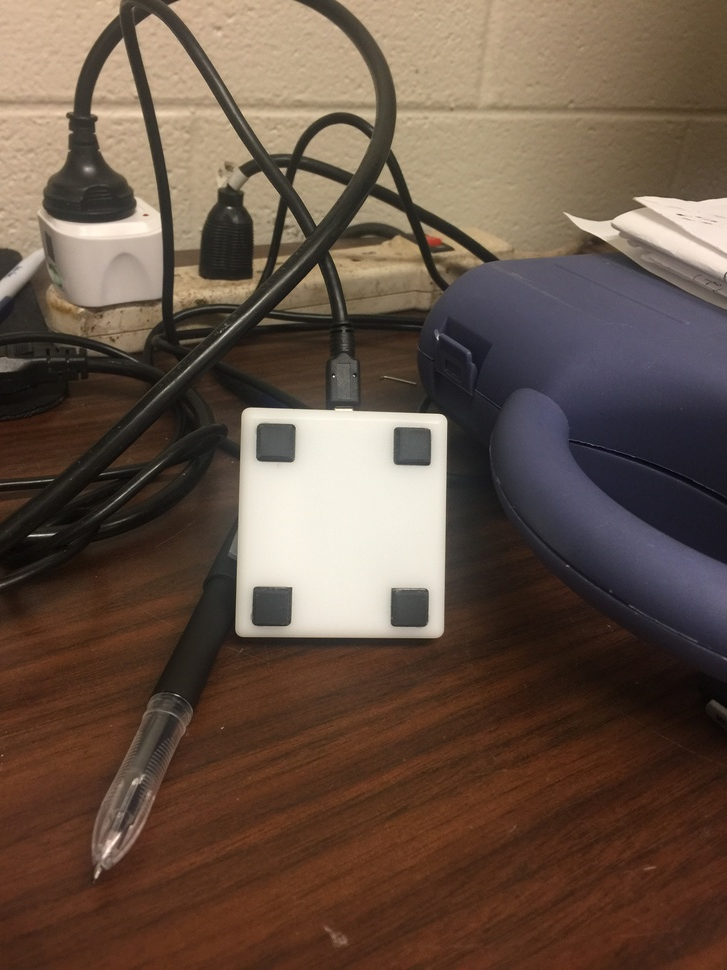
//> input picture 04.jpg, 727 x 970 px, shrunk from 2448 x 3264 before the run
$ ./连通区域   (built with g++ and OpenCV 4)
//> lines starting //> are read from the running program, lines starting //| are printed output that depends on the picture; after the words box and inside, x2 and y2 are one past the last pixel; in counts of white or black regions, pixels touching at a corner belong together
#include<iostream>
#include <opencv2/core/core.hpp>
#include <opencv2/highgui/highgui.hpp>
#include<imgproc/imgproc.hpp>

using namespace std;
using namespace cv;

int main() {

	Mat image = imread("04.jpg");
//> image is the input picture: 970 rows x 727 cols, CV_8UC3; mean B, G, R 69.8, 83, 102.2
	Mat grayImage;
	cvtColor(image, grayImage, CV_BGR2GRAY);
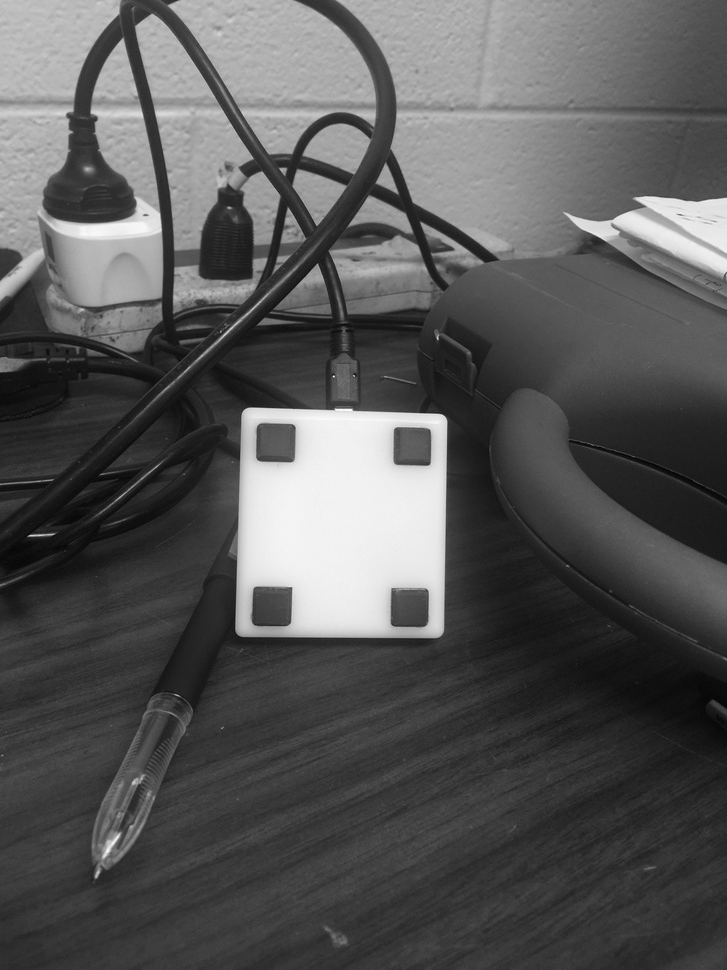
//> grayImage: 970 rows x 727 cols, CV_8UC1; min 2, max 254, mean 87.2
	//转换为二值图
	Mat binaryImage;
	threshold(grayImage, binaryImage, 90, 255, CV_THRESH_BINARY);
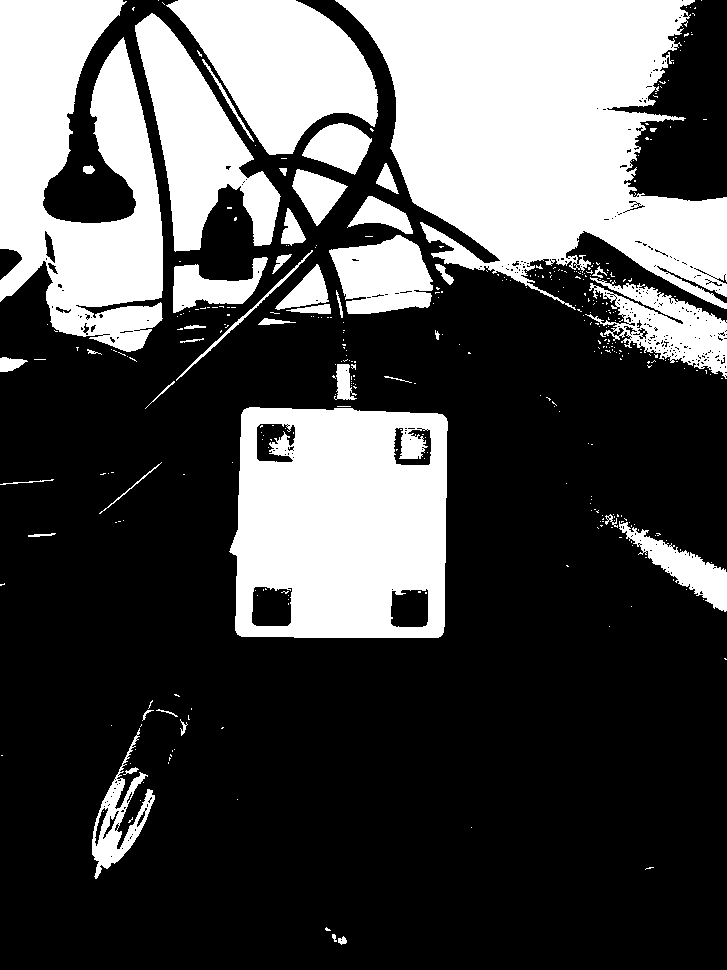
//> binaryImage: 970 rows x 727 cols, CV_8UC1; 31.3% white; 378 white regions (333 under 20 px), largest, box (x1, y1, x2, y2) and area: (335, 0, 727, 310) 72950, (229, 407, 448, 638) 43025, (0, 0, 163, 352) 38742

	//二值图 这里进行了像素反转，因为一般我们用255白色表示前景（物体），用0黑色表示背景
	Mat reverseBinaryImage;
	bitwise_not(binaryImage, reverseBinaryImage);
//> reverseBinaryImage: 970 rows x 727 cols, CV_8UC1; 68.7% white; 378 black regions (333 under 20 px)

	vector <vector<Point>>contours;
	findContours(reverseBinaryImage,
		contours,   //轮廓的数组
		CV_RETR_EXTERNAL,   //获取外轮廓
		CV_CHAIN_APPROX_NONE);  //获取每个轮廓的每个像素
//> contours = 228 contours, 220 with area under 20; largest, box (x1, y1, x2, y2) and area: (0, 0, 727, 970) 545892, (607, 0, 727, 201) 13871, (0, 249, 22, 280) 392, (657, 266, 727, 303) 140, (45, 231, 55, 263) 136, (48, 263, 58, 274) 32, (633, 328, 648, 339) 31, (56, 307, 71, 313) 23
								//在白色图像上绘制黑色轮廓
	Mat result(reverseBinaryImage.size(), CV_8U, Scalar(255));
	drawContours(result, contours,
		-1, //绘制所有轮廓
		Scalar(0),  //颜色为黑色
		2); //轮廓线的绘制宽度为2
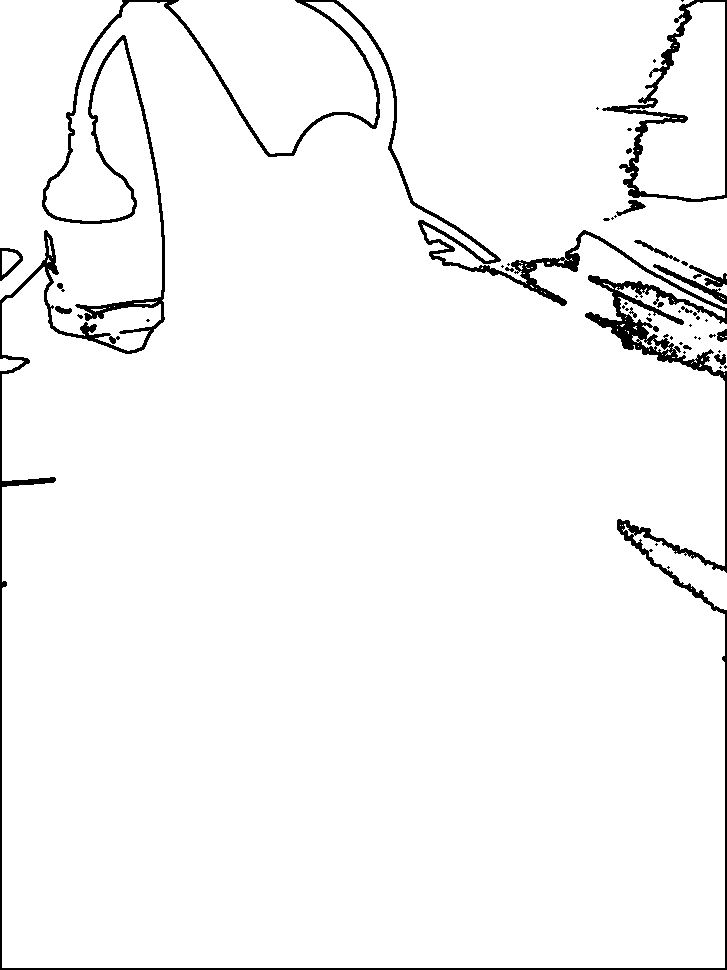
//> result: 970 rows x 727 cols, CV_8UC1; 96.4% white; 51 black regions (33 under 20 px)

	namedWindow("contours");
	imshow("contours", result);

	//移除过长或过短的轮廓
	int cmin = 100; //最小轮廓长度
	int cmax = 1000;    //最大轮廓
	vector<vector<Point>>::const_iterator itc = contours.begin();
	while (itc != contours.end())
	{
		if (itc->size() < cmin || itc->size() > cmax)
			itc = contours.erase(itc);
		else
			++itc;
	}
//> after the loop, contours = 2 contours; box (x1, y1, x2, y2) and area: (607, 0, 727, 201) 13871, (657, 266, 727, 303) 140

	//在白色图像上绘制黑色轮廓
	Mat result_erase(binaryImage.size(), CV_8U, Scalar(255));
	drawContours(result_erase, contours,
		-1, //绘制所有轮廓
		Scalar(0),  //颜色为黑色
		2); //轮廓线的绘制宽度为2
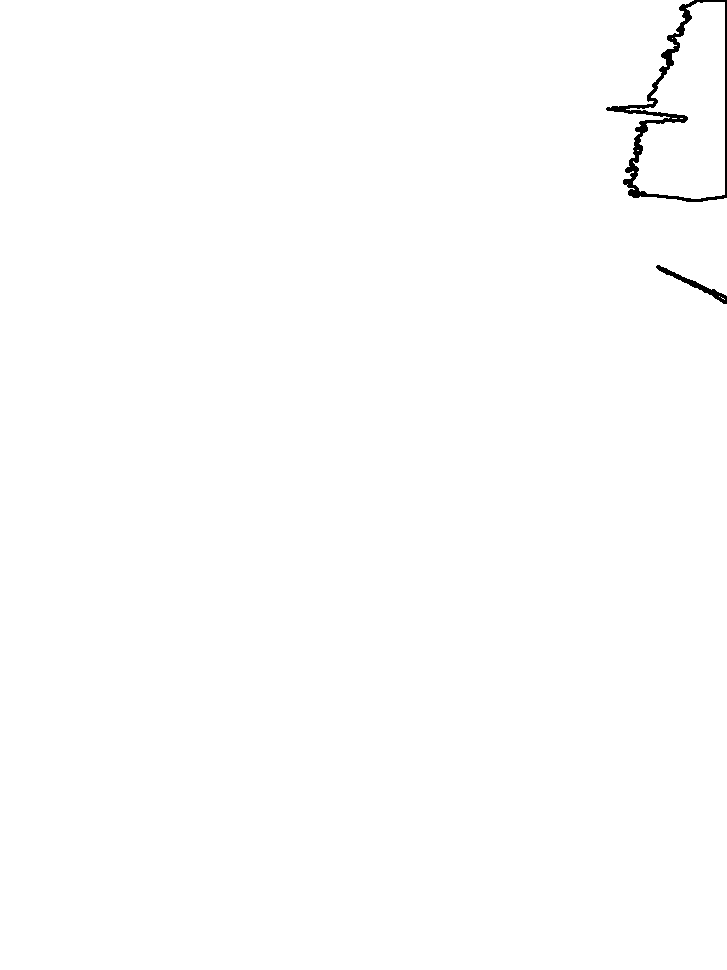
//> result_erase: 970 rows x 727 cols, CV_8UC1; 99.6% white; 2 black regions, box (x1, y1, x2, y2) and area: (606, 0, 727, 202) 2701, (656, 265, 727, 304) 430

	namedWindow("contours_erase",CV_WINDOW_NORMAL);
	imshow("contours_erase", result_erase);
	waitKey(0);
	return 0;
}

$ run again, with 02.jpg copied over 04.jpg
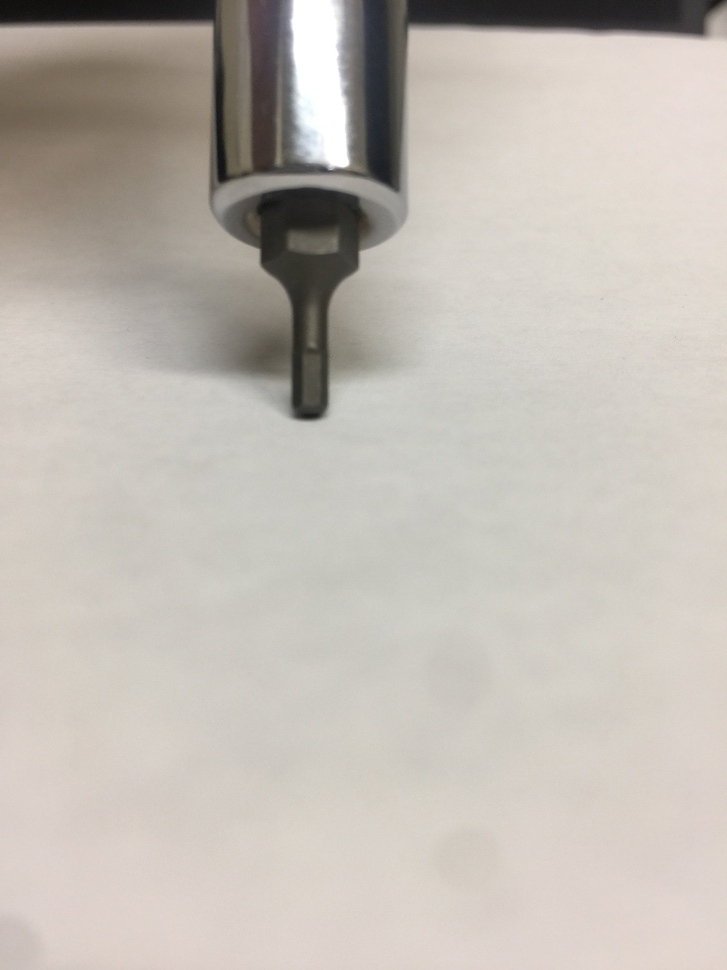
//> input picture 02.jpg, 727 x 970 px, shrunk from 2448 x 3264 before the run
//> image is the input picture: 970 rows x 727 cols, CV_8UC3; mean B, G, R 179.9, 187.4, 193.4
//> `threshold(grayImage, binaryImage, 90, 255, CV_THRESH_BINARY);`:
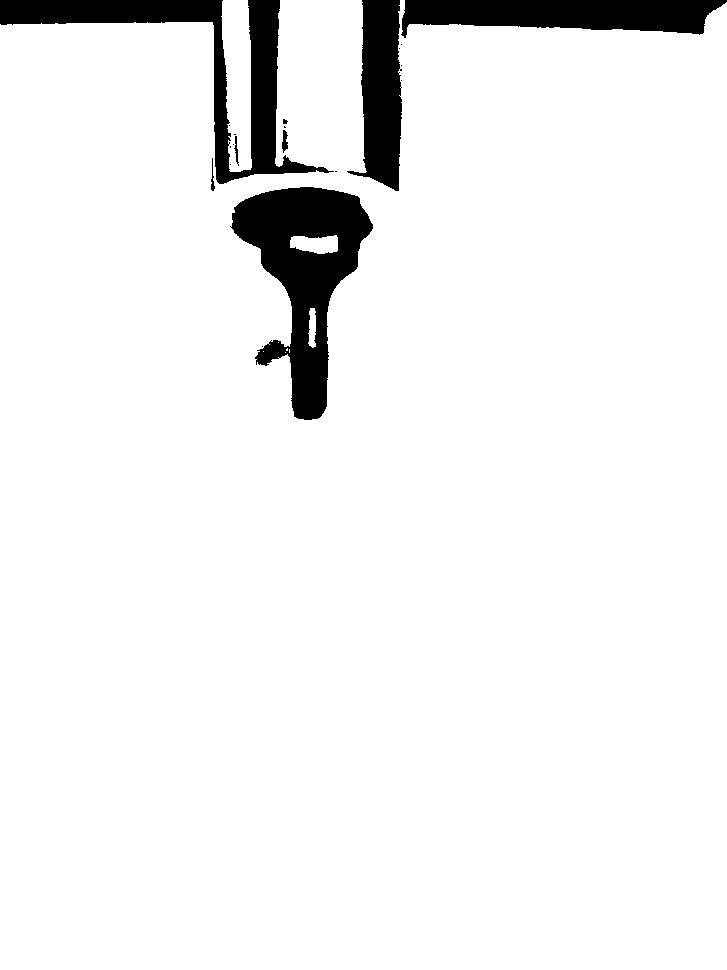
//> binaryImage: 970 rows x 727 cols, CV_8UC1; 93.9% white; 20 black regions (13 under 20 px), largest, box (x1, y1, x2, y2) and area: (230, 187, 373, 420) 14857, (0, 0, 334, 184) 12285, (401, 0, 727, 38) 8709
//> reverseBinaryImage: 970 rows x 727 cols, CV_8UC1; 6.1% white; 20 white regions (13 under 20 px)
//> `findContours(reverseBinaryImage, contours, CV_RETR_EXTERNAL, CV_CHAIN_..`: contours = 20 contours, 13 with area under 20; largest, box (x1, y1, x2, y2) and area: (230, 187, 373, 420) 15482, (0, 0, 334, 184) 11598, (401, 0, 727, 38) 8354, (347, 0, 402, 191) 6549, (282, 130, 288, 153) 66, (234, 136, 239, 166) 30, (211, 158, 215, 191) 24
//> result: 970 rows x 727 cols, CV_8UC1; 98.5% white; 4 black regions
//> the loop `while (itc != contours.end())` made 20 passes
//> after the loop `while (itc != contours.end())`: contours = 3 contours; box (x1, y1, x2, y2) and area: (230, 187, 373, 420) 15482, (401, 0, 727, 38) 8354, (347, 0, 402, 191) 6549
//> `drawContours(result_erase, contours, -1, Scalar(0), 2);`:
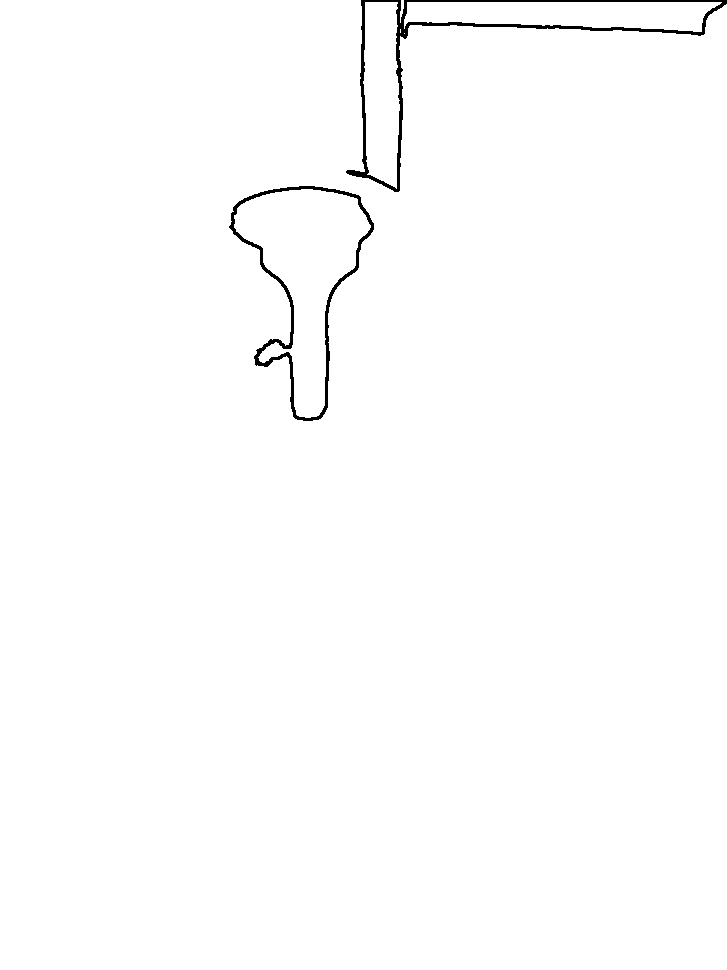
//> result_erase: 970 rows x 727 cols, CV_8UC1; 99.2% white; 2 black regions, box (x1, y1, x2, y2) and area: (346, 0, 727, 192) 3437, (229, 186, 374, 421) 2447
